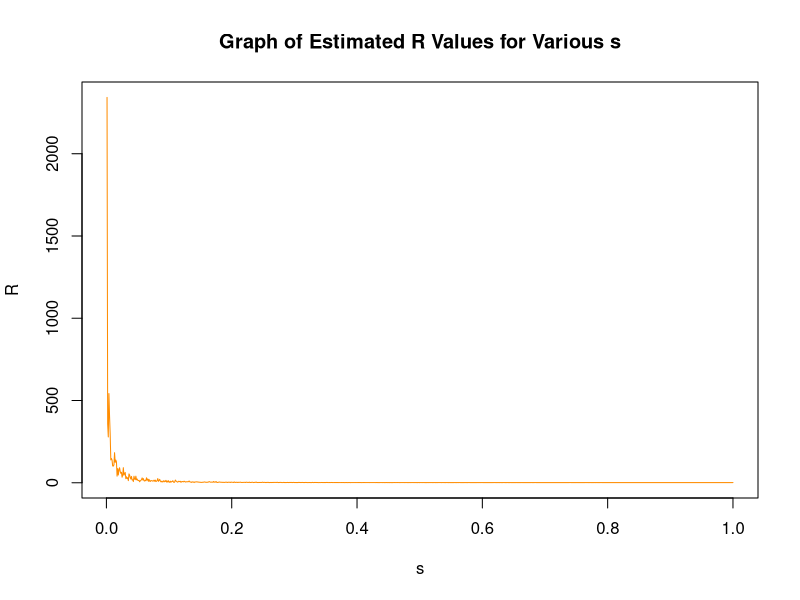

R code for this plot:
simulate_random <- function(s) {
  N = 2000
  s = s
  
  J = 4
  x0 <- floor(runif(J, min=1, max=101))
 
  X = matrix(0, J, N)
  
  f <- function(x){
    1/2*exp(-abs(x))
  }
  
  for (j in 1:J) {
    for (i in 1:N) {
      if (i == 1) {
        prev_x = x0[j]
      } else {
        prev_x = X[j, i - 1]
      }
      
      x = rnorm(1, mean = prev_x, sd = s)
      
      # Count Ratio
      #print(x)
      #print(prev_x)
      r = f(x) / f(prev_x)
      #print(f(x))
      #print(f(prev_x))
      # Generate random number u from uniform distribution
      u = runif(1, min = 0, max = 1)
      
      # If u < r, set X[i] = x, else set X[i] = prev_x.
      if (log(u) < log(r)) {  
      # if (u < r) { 
        X[j, i] <- x
      } else {
        X[j, i] <- prev_x
      }
    }
  }
  
  M = numeric(J)
  for(i in 1:J) {
    M[i] = mean(X[i,])
  }
  
  V = numeric(J)
  for(i in 1:J) {
    V[i] = 1/N * sum((X[i,] - M[i])**2)
  }
  
  W = 1/J * sum(V)
  overall_M = 1/J * sum(M)
  
  B = 1/J * sum((M-overall_M) ** 2)
  
  R =  ((B + W) / W) ** 0.5
  
  return (R)
}

s = seq(from=0.001, to=1, by=0.001)
df = data.frame(s)
R =  apply(df, MARGIN=1, FUN=simulate_random)
R

#ggplot(df, aes(x = s)) + 
#  geom_function(fun=simulate_random, colour="red")

plot(s, R, type='l', col = "darkorange", main = "Graph of Estimated R Values for Various s")
